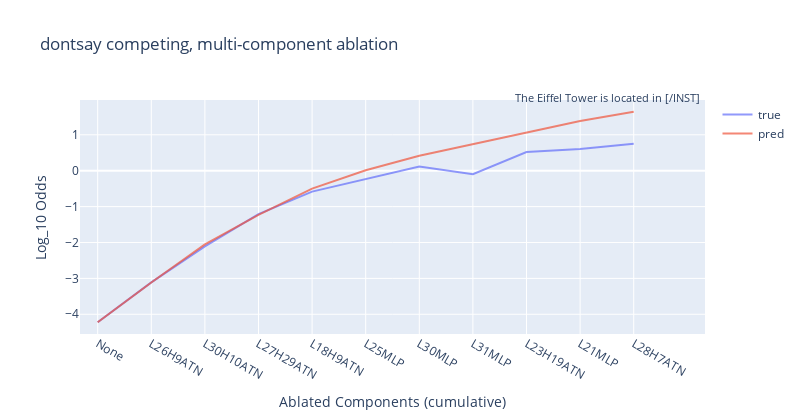

This figure's notebook cell:
### Code cell
ld = ld_comp_base
df = ld.get_cumulative_ablations(
    tl_model=tl_model,
    target_token = pd_base.ml_token,
    top_k=10,
)

utils.plot_head_data(
    lines=[
        (f"true", df.log_odds / np.log(10), df.label),
        (f"pred", df.pred_log_odds / np.log(10), df.label),
    ],
    spacing=1,
    annotation_text=ld.pd.prompt.split("\n")[-1],
    title="dontsay competing, multi-component ablation",
    yaxis_title="Log_10 Odds",
    xaxis_title="Ablated Components (cumulative)",
    height=420, width=800
).show()

### Figure 1 — Plotly figure (JSON) as saved in the notebook; plotly's stock layout.template omitted (floating-point values rounded to 4 significant figures)
{"data": [{"mode": "lines", "name": "true", "opacity": 0.7, "type": "scatter", "x": ["None", "L26H9ATN", "L30H10ATN", "L27H29ATN", "L18H9ATN", "L25MLP", "L30MLP", "L31MLP", "L23H19ATN", "L21MLP", "L28H7ATN"], "y": [-4.223, -3.113, -2.106, -1.208, -0.5829, -0.2324, 0.114, -0.09567, 0.519, 0.6065, 0.7525]}, {"mode": "lines", "name": "pred", "opacity": 0.7, "type": "scatter", "x": ["None", "L26H9ATN", "L30H10ATN", "L27H29ATN", "L18H9ATN", "L25MLP", "L30MLP", "L31MLP", "L23H19ATN", "L21MLP", "L28H7ATN"], "y": [-4.223, -3.113, -2.052, -1.23, -0.4999, 0.01474, 0.4145, 0.7417, 1.067, 1.382, 1.644]}], "layout": {"annotations": [{"font": {"size": 11}, "showarrow": false, "text": "The Eiffel Tower is located in [/INST] ", "x": 1, "xref": "paper", "y": 1.05, "yref": "paper"}], "height": 420, "hovermode": "x unified", "showlegend": true, "title": {"text": "dontsay competing, multi-component ablation"}, "width": 800, "xaxis": {"range": [-0.33, 11.33], "ticktext": ["None", "L26H9ATN", "L30H10ATN", "L27H29ATN", "L18H9ATN", "L25MLP", "L30MLP", "L31MLP", "L23H19ATN", "L21MLP", "L28H7ATN"], "tickvals": [0, 1, 2, 3, 4, 5, 6, 7, 8, 9, 10], "title": {"text": "Ablated Components (cumulative)"}}, "yaxis": {"title": {"text": "Log_10 Odds"}}}}
